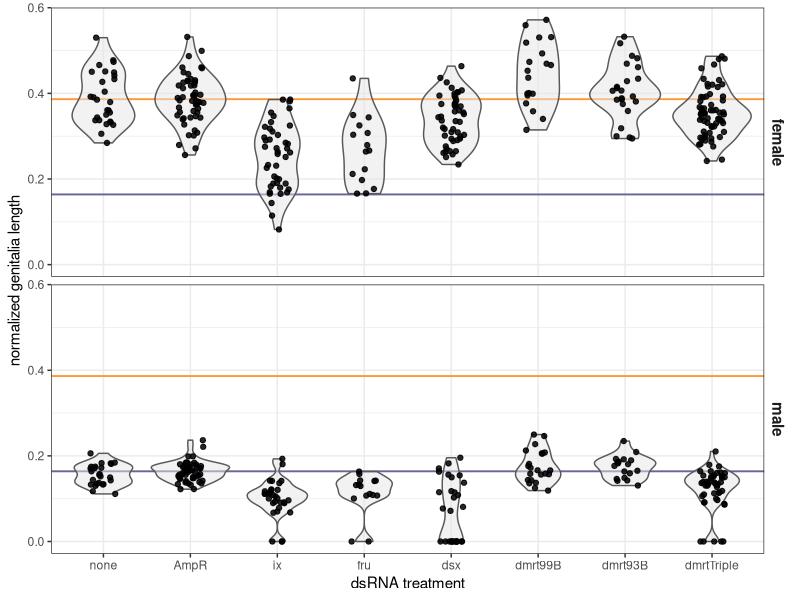
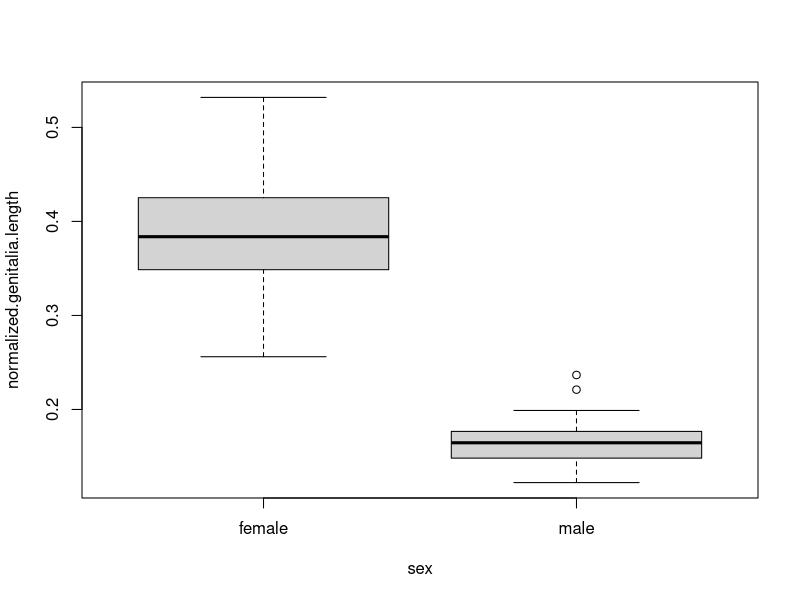
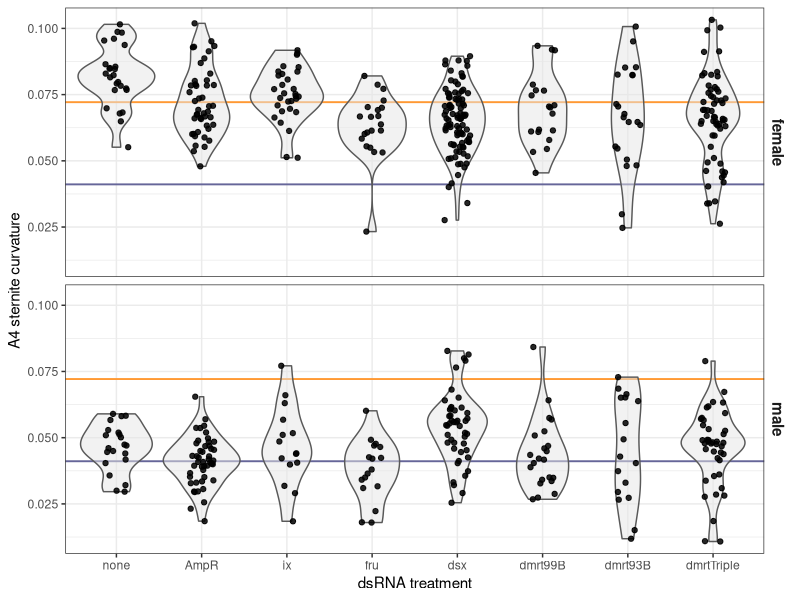
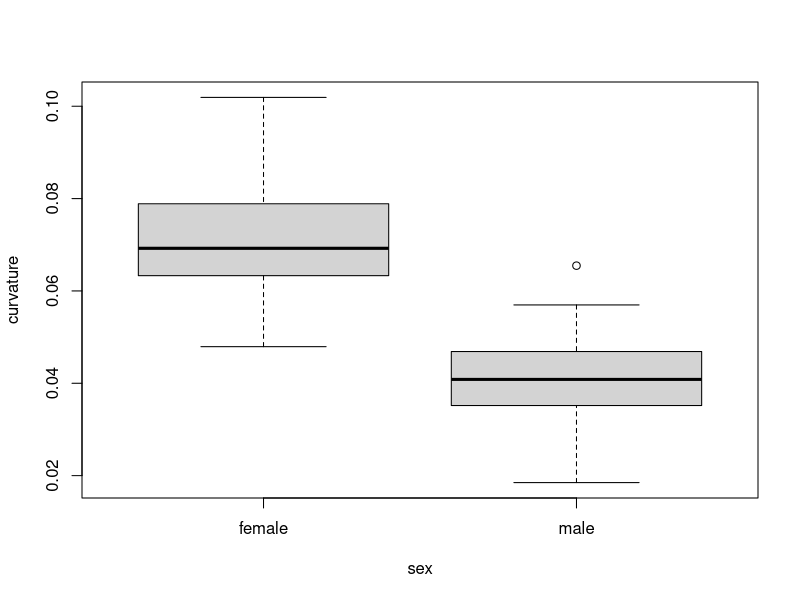
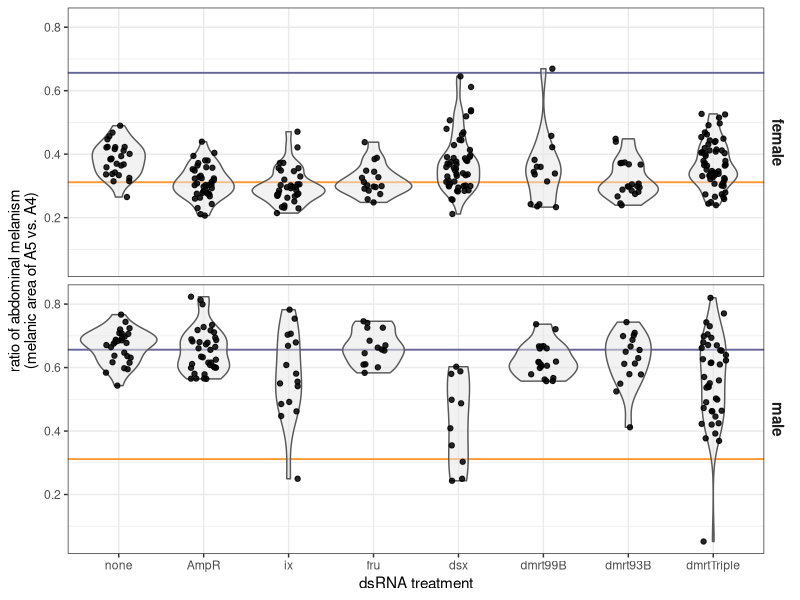
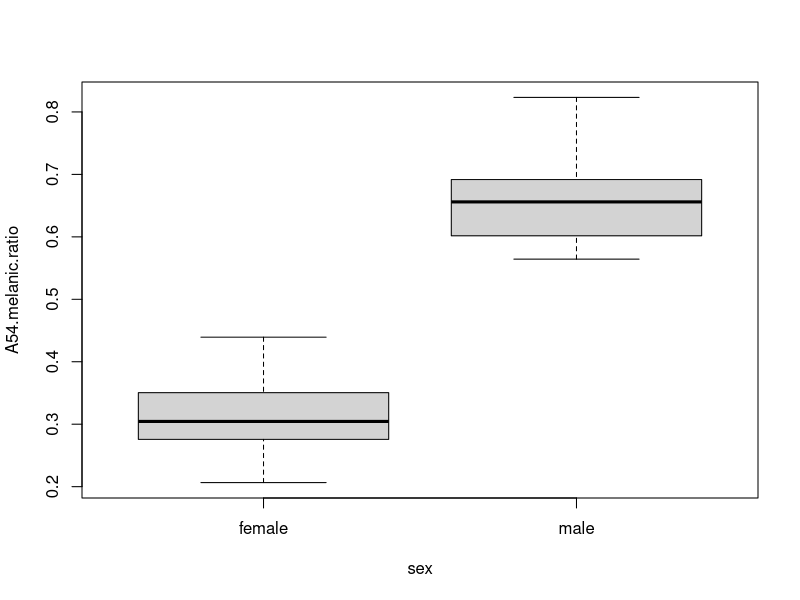
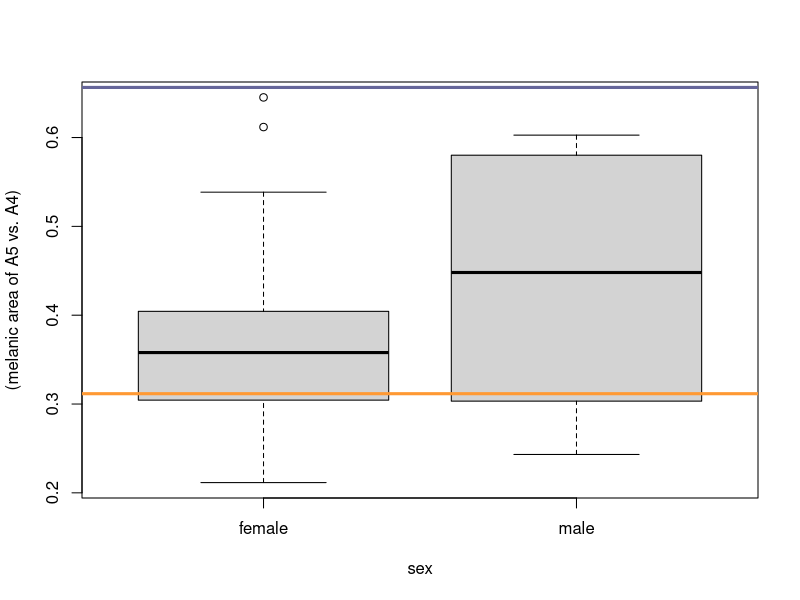
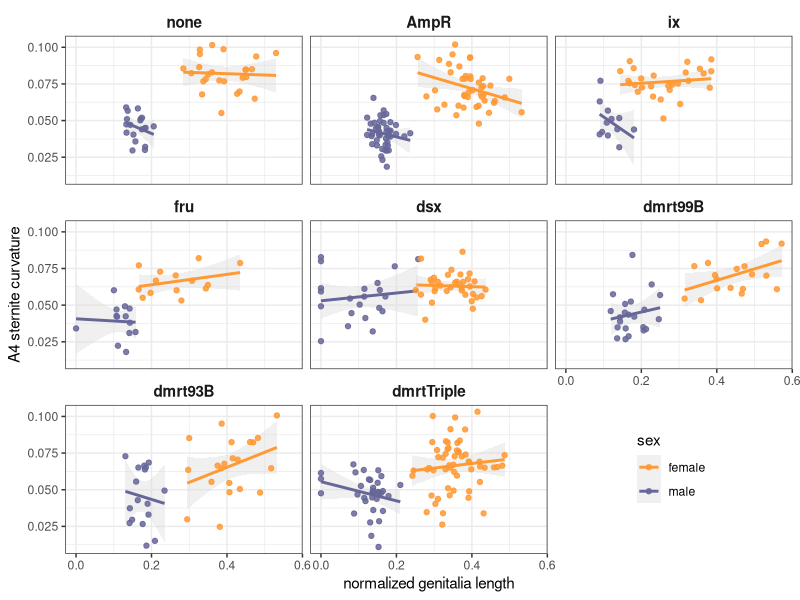

The R script that drew these images, in order:
# Analysis script
# for Just, Laslo, Lee, Yarnell, Zhang, and Angelini
# Distinct developmental mechanisms influence sexual dimorphisms in the milkweed bug Oncopeltus fasciatus

# Analysis of phenotypes

# # Clear the R workspace
# rm(list=ls())

# Load packages
library(tidyverse)

# Define plot style elements
nice.theme <- theme_bw() +
  theme(
    strip.background = element_blank(),
    strip.text = element_text(size=11, face="bold")
  )

colors.indicating.sex <- c(
  female = "#ff9933",  # "neon carrot" or "deep saffron"
  male   = "#666699"   # "scampi" or "mostly desaturated dark blue"
)

sigstar <- function (x) {symnum(x, cutpoints = c(0, 0.001, 0.01, 0.05, 1), symbols = c("***", "** ", "*  ", "   "), na = '   ') }

# Load data on genitalia length
gen <- read.csv("genitalia.length.data.csv")
gen <- gen %>% filter(stage != "L5")
gen$normalized.genitalia.length <- gen$genitalia.length / gen$femur.length

# Re-order the dsRNA treatment levels
gen$treatment <- factor(gen$treatment,
                        levels=unique(gen$treatment)[c(8,1,7,6,5,3,4,2)] )

# Find mean control values
average.genitalia <- c(
  female = filter(gen, treatment=='AmpR', sex=="female") %>% pull(normalized.genitalia.length) %>% mean(na.rm=TRUE),
  male   = filter(gen, treatment=='AmpR', sex=="male") %>% pull(normalized.genitalia.length) %>% mean(na.rm=TRUE)
)

# Generate the plot
genitalia.plot <- gen %>%
  ggplot(aes(x=treatment, y=normalized.genitalia.length)) +
  nice.theme +
  facet_grid(sex~.) +
  geom_hline(yintercept = average.genitalia["female"], size=0.65, color=colors.indicating.sex["female"]) +
  geom_hline(yintercept = average.genitalia["male"], size=0.65, color=colors.indicating.sex["male"]) +
  geom_violin(color='gray35', fill='gray90', size=0.5, alpha = 0.5) +
  geom_jitter(position = position_jitter(width = .15), alpha = 0.85 ) +
  scale_color_manual(values=c('black','gray50')) +
  xlab("dsRNA treatment") +
  ylab("normalized genitalia length")

genitalia.plot
ggsave("genitalia.plot.pdf", genitalia.plot,
       width = 7, height = 5.5, scale = 1)

# Statistical tests

# For controls, are males and females different?
with( filter(gen, treatment=='AmpR'),
      boxplot(normalized.genitalia.length ~ sex)
)
# Yes, they are non-ovarlapping
with( filter(gen, treatment=='AmpR'),
      wilcox.test(normalized.genitalia.length ~ sex)
)
# W = 2756, p-value < 2.2e-16

f <- gen %>% filter(sex == "female")
with(f, kruskal.test(normalized.genitalia.length, treatment))
# Kruskal-Wallis chi-squared = 113.41, df = 7, p-value < 2.2e-16
AmpR.f <- f %>% filter(treatment == "AmpR") %>% pull(normalized.genitalia.length)
ix.f <- f %>% filter(treatment == "ix") %>% pull(normalized.genitalia.length)
fru.f <- f %>% filter(treatment == "fru") %>% pull(normalized.genitalia.length)
dsx.f <- f %>% filter(treatment == "dsx") %>% pull(normalized.genitalia.length)
dmrt99B.f <- f %>% filter(treatment == "dmrt99B") %>% pull(normalized.genitalia.length)
dmrt93B.f <- f %>% filter(treatment == "dmrt93B") %>% pull(normalized.genitalia.length)
triple.f <- f %>% filter(treatment == "dmrtTriple") %>% pull(normalized.genitalia.length)
wilcox.test(AmpR.f, ix.f, alternative = "greater")      # W = 2093, p-value = 1.098e-12 ***
wilcox.test(AmpR.f, fru.f, alternative = "greater")     # W = 703, p-value = 3.225e-06 ***
wilcox.test(AmpR.f, dsx.f, alternative = "greater")     # W = 1835, p-value = 6.533e-05 ***
wilcox.test(AmpR.f, dmrt99B.f, alternative = "greater")    # W = 271, p-value = 0.9985
wilcox.test(AmpR.f, dmrt93B.f, alternative = "greater")    # W = 501, p-value = 0.8911
wilcox.test(AmpR.f, triple.f, alternative = "greater")  # W = 2268, p-value = 0.0008763 **
# FDR correction
x <- c(1.098e-12, 3.225e-06, 6.533e-05, 0.0008763)
sigstar(p.adjust(x, method = "fdr", n=6)) # *** *** *** **

m <- gen %>% filter(sex == "male")
with(m, kruskal.test(normalized.genitalia.length, treatment))
# Kruskal-Wallis chi-squared = 100.99, df = 7, p-value < 2.2e-16
AmpR.m <- m %>% filter(treatment == "AmpR") %>% pull(normalized.genitalia.length)
ix.m <- m %>% filter(treatment == "ix") %>% pull(normalized.genitalia.length)
fru.m <- m %>% filter(treatment == "fru") %>% pull(normalized.genitalia.length)
dsx.m <- m %>% filter(treatment == "dsx") %>% pull(normalized.genitalia.length)
dmrt99B.m <- m %>% filter(treatment == "dmrt99B") %>% pull(normalized.genitalia.length)
dmrt93B.m <- m %>% filter(treatment == "dmrt93B") %>% pull(normalized.genitalia.length)
triple.m <- m %>% filter(treatment == "dmrtTriple") %>% pull(normalized.genitalia.length)
wilcox.test(AmpR.m, ix.m, alternative = "greater")      # W = 1486, p-value = 7.93e-11 ***
wilcox.test(AmpR.m, fru.m, alternative = "greater")     # W = 695, p-value = 2.323e-06 ***
wilcox.test(AmpR.m, dsx.m, alternative = "greater")     # W = 1301, p-value = 3.432e-08 ***
wilcox.test(AmpR.m, dmrt99B.m, alternative = "greater")    # W = 499, p-value = 0.8076
wilcox.test(AmpR.m, dmrt93B.m, alternative = "greater")    # W = 347, p-value = 0.9487
wilcox.test(AmpR.m, triple.m, alternative = "greater")  # W = 1955, p-value = 3.336e-08
# FDR correction
x <- c(7.93e-11, 2.323e-06, 3.432e-08, 3.336e-08)
sigstar(p.adjust(x, method = "fdr", n=6)) # *** *** *** ***


# Load data on sternite curvature
curv <- read.csv("sternite.curvature.csv")

# Re-order the dsRNA treatment levels
curv$treatment <- factor(curv$treatment,
                         levels=unique(curv$treatment)[c(8,1,7,6,2,4,5,3)] )

# Find mean control values
average.curvature <- c(
  female = filter(curv, treatment=='AmpR', sex=="female") %>% pull(curvature) %>% mean(na.rm=TRUE),
  male   = filter(curv, treatment=='AmpR', sex=="male") %>% pull(curvature) %>% mean(na.rm=TRUE)
)

# Generate the plot
curvature.plot <- curv %>%
  ggplot(aes(x=treatment, y=curvature)) +
  nice.theme +
  facet_grid(sex~.) +
  geom_hline(yintercept = average.curvature["female"], size=0.65, color=colors.indicating.sex["female"]) +
  geom_hline(yintercept = average.curvature["male"], size=0.65, color=colors.indicating.sex["male"]) +
  geom_violin(color='gray35', fill='gray90', size=0.5, alpha = 0.5) +
  geom_jitter(position = position_jitter(width = .15), alpha = 0.85 ) +
  scale_color_manual(values=c('black','gray50')) +
  xlab("dsRNA treatment") +
  ylab("A4 sternite curvature")

curvature.plot
ggsave("curvature.plot.pdf", curvature.plot,
       width = 7, height = 5.5, scale = 1)

# Statistical tests

# For controls, are males and females different?
with( filter(curv, treatment=='AmpR'),
      boxplot(curvature ~ sex)
)
with( filter(curv, treatment=='AmpR'),
      wilcox.test(curvature ~ sex)
)
# W = 2133, p-value < 2.2e-16

f <- curv %>% filter(sex == "female")
with(f, kruskal.test(curvature, treatment))
# Kruskal-Wallis chi-squared = 43.157, df = 7, p-value = 3.111e-07
AmpR.f <- f %>% filter(treatment == "AmpR") %>% pull(curvature)
ix.f <- f %>% filter(treatment == "ix") %>% pull(curvature)
fru.f <- f %>% filter(treatment == "fru") %>% pull(curvature)
dsx.f <- f %>% filter(treatment == "dsx") %>% pull(curvature)
dmrt99B.f <- f %>% filter(treatment == "dmrt99B") %>% pull(curvature)
dmrt93B.f <- f %>% filter(treatment == "dmrt93B") %>% pull(curvature)
triple.f <- f %>% filter(treatment == "dmrtTriple") %>% pull(curvature)
wilcox.test(AmpR.f, ix.f, alternative = "greater")      # W = 537, p-value = 0.9326
wilcox.test(AmpR.f, fru.f, alternative = "greater")     # W = 639, p-value = 0.01072   *
wilcox.test(AmpR.f, dsx.f, alternative = "greater")     # W = 2692, p-value = 0.004728 *
wilcox.test(AmpR.f, dmrt99B.f, alternative = "greater")    # W = 474, p-value = 0.2512
wilcox.test(AmpR.f, dmrt93B.f, alternative = "greater")    # W = 546, p-value = 0.1588
wilcox.test(AmpR.f, triple.f, alternative = "greater")  # W = 1611, p-value = 0.04582 ns
# FDR correction
x <- c(0.01072, 0.004728, 0.04582)
sigstar(p.adjust(x, method = "fdr", n=6)) # *   *   ns

m <- curv %>% filter(sex == "male")
with(m, kruskal.test(curvature, treatment))
# Kruskal-Wallis chi-squared = 31.906, df = 7, p-value = 4.228e-05
AmpR.m <- m %>% filter(treatment == "AmpR") %>% pull(curvature)
ix.m <- m %>% filter(treatment == "ix") %>% pull(curvature)
fru.m <- m %>% filter(treatment == "fru") %>% pull(curvature)
dsx.m <- m %>% filter(treatment == "dsx") %>% pull(curvature)
dmrt99B.m <- m %>% filter(treatment == "dmrt99B") %>% pull(curvature)
dmrt93B.m <- m %>% filter(treatment == "dmrt93B") %>% pull(curvature)
triple.m <- m %>% filter(treatment == "dmrtTriple") %>% pull(curvature)
wilcox.test(AmpR.m, ix.m, alternative = "less")      # W = 267, p-value = 0.06832
wilcox.test(AmpR.m, fru.m, alternative = "less")     # W = 472, p-value = 0.8305
wilcox.test(AmpR.m, dsx.m, alternative = "less")     # W = 446, p-value = 1.117e-07 ***
wilcox.test(AmpR.m, dmrt99B.m, alternative = "less")    # W = 500, p-value = 0.3649
wilcox.test(AmpR.m, dmrt93B.m, alternative = "less")    # W = 362, p-value = 0.2503
wilcox.test(AmpR.m, triple.m, alternative = "less")  # W = 665, p-value = 0.004148 *
# FDR correction
x <- c(1.117e-07, 0.004148)
sigstar(p.adjust(x, method = "fdr", n=6)) # *** *


# Load data on abdominal pigmentation
mel <- read.csv("ventral.pigmentation.csv")
mel <- mel %>% filter(stage != "L5")

# Re-order the dsRNA treatment levels
mel$treatment <- factor(mel$treatment,
                        levels=unique(mel$treatment) )

# Find mean control values
average.melanism <- c(
  female = filter(mel, treatment=='AmpR', sex=="female") %>% pull(A54.melanic.ratio) %>% mean(na.rm=TRUE),
  male   = filter(mel, treatment=='AmpR', sex=="male") %>% pull(A54.melanic.ratio) %>% mean(na.rm=TRUE)
)

# Generate the plot
melanism.plot <- mel %>%
  ggplot(aes(x=treatment, y=A54.melanic.ratio)) +
  nice.theme +
  facet_grid(sex~.) +
  geom_hline(yintercept = average.melanism["female"], size=0.65, color=colors.indicating.sex["female"]) +
  geom_hline(yintercept = average.melanism["male"], size=0.65, color=colors.indicating.sex["male"]) +
  geom_violin(color='gray35', fill='gray90', size=0.5, alpha = 0.5) +
  geom_jitter(position = position_jitter(width = .15), alpha = 0.85 ) +
  scale_color_manual(values=c('black','gray50')) +
  xlab("dsRNA treatment") +
  ylab("ratio of abdominal melanism\n(melanic area of A5 vs. A4)")

melanism.plot
ggsave("genitalia.plot.pdf", genitalia.plot,
       width = 7, height = 5.5, scale = 1)

# Statistical tests

# For controls, are males and females different?
with( filter(mel, treatment=='AmpR'),
      boxplot(A54.melanic.ratio ~ sex)
)
# Yes, they are non-ovarlapping

f <- mel %>% filter(sex == "female")
with(f, kruskal.test(A54.melanic.ratio, treatment))
# Kruskal-Wallis chi-squared = 49.277, df = 7, p-value = 2.003e-08
AmpR.f <- f %>% filter(treatment == "AmpR") %>% pull(A54.melanic.ratio)
ix.f <- f %>% filter(treatment == "ix") %>% pull(A54.melanic.ratio)
fru.f <- f %>% filter(treatment == "fru") %>% pull(A54.melanic.ratio)
dsx.f <- f %>% filter(treatment == "dsx") %>% pull(A54.melanic.ratio)
dmrt99B.f <- f %>% filter(treatment == "dmrt99B") %>% pull(A54.melanic.ratio)
dmrt93B.f <- f %>% filter(treatment == "dmrt93B") %>% pull(A54.melanic.ratio)
triple.f <- f %>% filter(treatment == "dmrtTriple") %>% pull(A54.melanic.ratio)
wilcox.test(AmpR.f, ix.f, alternative = "less")      # W = 775, p-value = 0.8926
wilcox.test(AmpR.f, fru.f, alternative = "less")     # W = 318, p-value = 0.4093
wilcox.test(AmpR.f, dsx.f, alternative = "less")     # W = 575, p-value = 0.0002185 ***
wilcox.test(AmpR.f, dmrt99B.f, alternative = "less")    # W = 212, p-value = 0.1125
wilcox.test(AmpR.f, dmrt93B.f, alternative = "less")    # W = 373, p-value = 0.3967
wilcox.test(AmpR.f, triple.f, alternative = "less")  # W = 679, p-value = 7.828e-05 ***
# FDR correction
x <- c(0.0002185, 7.828e-05)
sigstar(p.adjust(x, method = "fdr", n=6)) # *** ***

m <- mel %>% filter(sex == "male")
with(m, kruskal.test(A54.melanic.ratio, treatment))
# Kruskal-Wallis chi-squared = 37.832, df = 7, p-value = 3.262e-06
AmpR.m <- m %>% filter(treatment == "AmpR") %>% pull(A54.melanic.ratio)
ix.m <- m %>% filter(treatment == "ix") %>% pull(A54.melanic.ratio)
fru.m <- m %>% filter(treatment == "fru") %>% pull(A54.melanic.ratio)
dsx.m <- m %>% filter(treatment == "dsx") %>% pull(A54.melanic.ratio)
dmrt99B.m <- m %>% filter(treatment == "dmrt99B") %>% pull(A54.melanic.ratio)
dmrt93B.m <- m %>% filter(treatment == "dmrt93B") %>% pull(A54.melanic.ratio)
triple.m <- m %>% filter(treatment == "dmrtTriple") %>% pull(A54.melanic.ratio)
wilcox.test(AmpR.m, ix.m, alternative = "greater")      # W = 384, p-value = 0.01732 *
wilcox.test(AmpR.m, fru.m, alternative = "greater")     # W = 214, p-value = 0.7549
wilcox.test(AmpR.m, dsx.m, alternative = "greater")     # W = 330, p-value = 7.617e-07 ***
wilcox.test(AmpR.m, dmrt99B.m, alternative = "greater")    # W = 419, p-value = 0.05999
wilcox.test(AmpR.m, dmrt93B.m, alternative = "greater")    # W = 320, p-value = 0.2133
wilcox.test(AmpR.m, triple.m, alternative = "greater")  # W = 989, p-value = 0.0009465 **
# FDR correction
x <- c(0.01732, 7.617e-07, 0.0009465)
sigstar(p.adjust(x, method = "fdr", n=6)) # *   *** **

# Among dsx RNAi specimens, is there still any sexual dimorphism?
dsx.results <- mel %>% filter(treatment == "dsx")
with(dsx.results, boxplot(A54.melanic.ratio ~ sex, ylab="ratio of abdominal mexlanism\n(melanic area of A5 vs. A4)"))
abline(h=average.melanism["female"], col=colors.indicating.sex["female"], lwd=3)
abline(h=average.melanism["male"], col=colors.indicating.sex["male"], lwd=3)
with(dsx.results, wilcox.test(A54.melanic.ratio ~ sex))
# W = 199, p-value = 0.2469


# Correlation between genitalia length and sternite curvature?
matching.ids <- which(curv$specimen.id %in% gen$specimen.id)
curv$normalized.genitalia.length <- NA
for (i in 1:length(matching.ids)) {
  j <- which(gen$specimen.id == curv$specimen.id[matching.ids[i]])
  if (length(j) == 1) {
    curv$normalized.genitalia.length[matching.ids[i]] <- gen$normalized.genitalia.length[j]
  }
}

curvature.vs.genitalia.plot <- curv %>%
  filter(!is.na(normalized.genitalia.length)) %>%
  ggplot(aes(x=normalized.genitalia.length, y=curvature, color=sex)) +
  nice.theme +
  theme(legend.justification=c(0.5,0.5), legend.position=c(5/6,1/6)) +
  facet_wrap(.~treatment) +
  geom_smooth(method=lm, fill = "gray85") +
  geom_point(alpha = 0.85) +
  scale_color_manual(values=colors.indicating.sex) +
  ylab("A4 sternite curvature") +
  xlab("normalized genitalia length")

curvature.vs.genitalia.plot
ggsave("curvature.vs.genitalia.plot.by.dsRNA.pdf", curvature.vs.genitalia.plot,
       width = 7, height = 7, scale = 1)


# Correlation between sternite curvature and abdominal melanism?
matching.ids <- which(mel$specimen.id %in% curv$specimen.id)
mel$curvature <- NA
for (i in 1:length(matching.ids)) {
  j <- which(curv$specimen.id == mel$specimen.id[matching.ids[i]])
  if (length(j) == 1) {
    mel$curvature[matching.ids[i]] <- curv$curvature[j]
  }
}

# Rough plots
with(mel, plot(curvature, A54.melanic.ratio, col = as.factor(sex),
                    xlab = "A4 sternite curvature", ylab = "ratio of abdominal melanism"))
x <- which(mel$sex=="female")
abline(with(mel[x,], lm(A54.melanic.ratio ~ curvature)), col = 1)
with(mel[x,], cor.test(curvature, A54.melanic.ratio, method = "spearman"))
# S = 2324224, p-value = 0.01464, rho = -0.1612643
x <- which(mel$sex=="male")
abline(with(mel[x,], lm(A54.melanic.ratio ~ curvature)), col = 2)
with(mel[x,], cor.test(curvature, A54.melanic.ratio, method = "spearman"))
# S = 729266, p-value = 0.01379, rho = -0.1981011

# Just for no-dsRNA controls
x <- which(mel$sex=="female" & mel$treatment=="none")
with(mel[x,], cor.test(curvature, A54.melanic.ratio, method = "spearman"))
# S = 2184, p-value = 0.7194, rho = -0.07905138
x <- which(mel$sex=="male" & mel$treatment=="none")
with(mel[x,], cor.test(curvature, A54.melanic.ratio, method = "spearman"))
# S = 1970, p-value = 0.2195, rho = -0.2792208

# AmpR dsRNA controls
x <- which(mel$sex=="female" & mel$treatment=="AmpR")
with(mel[x,], cor.test(curvature, A54.melanic.ratio, method = "spearman"))
# S = 6578, p-value = 0.07376, rho = -0.3262097
x <- which(mel$sex=="male" & mel$treatment=="AmpR")
with(mel[x,], cor.test(curvature, A54.melanic.ratio, method = "spearman"))
# S = 6990, p-value = 0.02303, rho = -0.4092742

melanism.vs.curvature.plot <- mel %>%
  filter(!is.na(curvature)) %>%
  ggplot(aes(x=curvature, y=A54.melanic.ratio, color=sex)) +
  nice.theme +
  theme(legend.justification=c(0.5,0.5), legend.position=c(5/6,1/6)) +
  facet_wrap(.~treatment) +
  geom_smooth(method=lm, fill = "gray85") +
  geom_point(alpha = 0.85) +
  scale_color_manual(values=colors.indicating.sex) +
  xlab("A4 sternite curvature") +
  ylab("ratio of abdominal melanism\n(melanic area of A5 vs. A4)")

melanism.vs.curvature.plot
ggsave("melanism.vs.curvature.plot.pdf", melanism.vs.curvature.plot,
       width = 7, height = 7, scale = 1)
